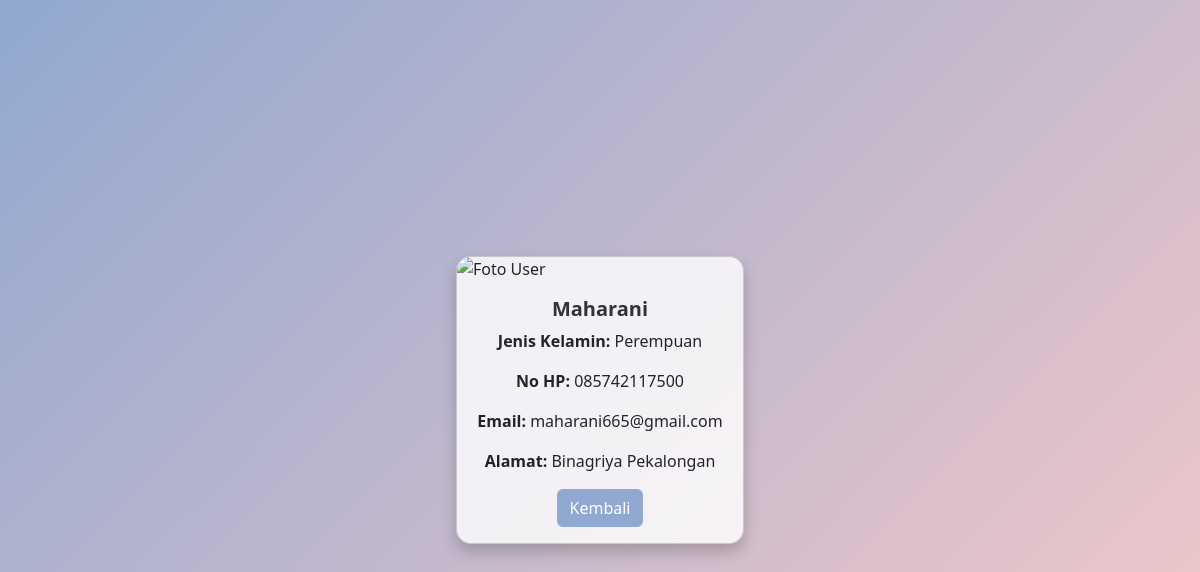
The app's page /detail.php?id=15 with its own data.
### tables this page shows
CREATE TABLE `tb_users` (
  `id` int(10) NOT NULL,
  `nama` varchar(255) NOT NULL,
  `alamat` varchar(255) NOT NULL,
  `nohp` char(13) NOT NULL,
  `foto` blob DEFAULT NULL,
  `jenis_kelamin` enum('Laki-laki','Perempuan') DEFAULT NULL,
  `email` varchar(255) DEFAULT NULL
);

### detail.php (the view, shortened to what this page needs)
<?php
$servername = "localhost";
$username = "root";
$password = "";
$dbname = "db_php";
$conn = new mysqli($servername, $username, $password, $dbname);
if (isset($_GET['id'])) {
    $id = $_GET['id'];
    $sql = "SELECT * FROM tb_users WHERE id = $id";
    $result = $conn->query($sql);
    if ($result->num_rows > 0) {
        $row = $result->fetch_assoc();
    } else {
        echo "Data tidak ditemukan.";
        exit;
    }
} else {
    echo "ID tidak ditemukan.";
    exit;
}
?>
<!doctype html>
<html lang="en">
<head>
    <link href="https://cdn.jsdelivr.net/npm/bootstrap@5.3.3/dist/css/bootstrap.min.css" rel="stylesheet">
</head>
<body>
    <div class="card">
        <img src="detail.php?id=<?php echo $row['id']; ?>&show_image=1" class="card-img-top" alt="Foto User">
        <div class="card-body">
            <h5 class="card-title"><?php echo $row['nama']; ?></h5>
            <p class="card-text"><strong>Jenis Kelamin:</strong> <?php echo $row['jenis_kelamin']; ?></p>
            <p class="card-text"><strong>No HP:</strong> <?php echo $row['nohp']; ?></p>
            <p class="card-text"><strong>Email:</strong> <?php echo $row['email']; ?></p>
            <p class="card-text"><strong>Alamat:</strong> <?php echo $row['alamat']; ?></p>
            <a href="index.php" class="btn btn-primary">Kembali</a>
        </div>
    </div>
</body>
</html>

### detail.php (style rules this page uses)
body { background: linear-gradient(135deg, #91A8D0, #F7CAC9); min-height: 100vh; display: flex; align-items: center; justify-content: center; }
.card { background-color: rgba(255, 255, 255, 0.8); border-radius: 15px; box-shadow: 0 8px 16px rgba(0, 0, 0, 0.2); width: 18rem; }
.card-title { font-weight: bold; color: #333; }
.btn-primary { background-color: #91A8D0; border-color: #91A8D0; }
.card-body { text-align: center; }
.card-img-top { max-height: 300px; object-fit: cover; border-top-left-radius: 15px; border-top-right-radius: 15px; }

### records on screen
tb_users: nama "Maharani", jenis_kelamin "Perempuan", nohp "085742117500", email "maharani665@gmail.com", alamat "Binagriya Pekalongan"
